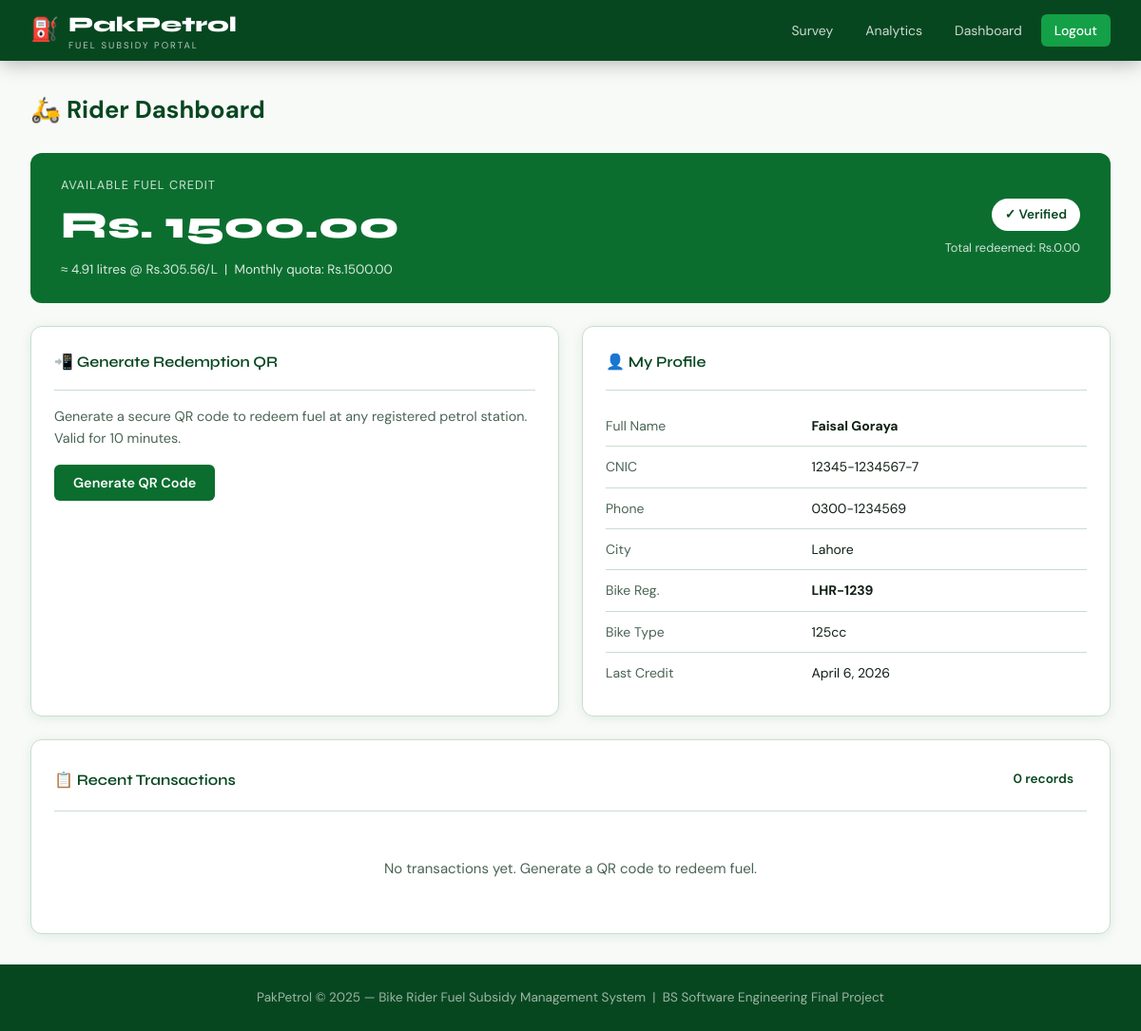
Page /rider/ (signed in) on the committed database.
### Maddy/models.py (models this page shows, shortened)
class CreditAccount(models.Model):
    bike_user = models.OneToOneField(BikeUser, on_delete=models.CASCADE, related_name='credit_account')
    balance = models.DecimalField(max_digits=10, decimal_places=2, default=0.00)
    monthly_quota = models.DecimalField(max_digits=10, decimal_places=2, default=1500.00)
    total_credited = models.DecimalField(max_digits=12, decimal_places=2, default=0.00)
    total_redeemed = models.DecimalField(max_digits=12, decimal_places=2, default=0.00)
    last_reset = models.DateField(null=True, blank=True)
    created_at = models.DateTimeField(auto_now_add=True)
    updated_at = models.DateTimeField(auto_now=True)

class FuelPrice(models.Model):
    FUEL_TYPES = [('petrol', 'Petrol'), ('diesel', 'Diesel'), ('cng', 'CNG')]
    fuel_type = models.CharField(max_length=20, choices=FUEL_TYPES, default='petrol')
    price_per_litre = models.DecimalField(max_digits=8, decimal_places=2)
    effective_date = models.DateField(default=timezone.now)
    updated_by = models.ForeignKey(User, on_delete=models.SET_NULL, null=True)
    created_at = models.DateTimeField(auto_now_add=True)
    class Meta:
        ordering = ['-effective_date']
    @classmethod
    def current_price(cls, fuel_type='petrol'):
        obj = cls.objects.filter(fuel_type=fuel_type).first()
        return obj.price_per_litre if obj else 300.00

class BikeUser(models.Model):
    BIKE_TYPES = [('100cc', '100cc'), ('125cc', '125cc'), ('150cc', '150cc'), ('other', 'Other')]
    user = models.OneToOneField(User, on_delete=models.CASCADE, related_name='bike_profile')
    cnic = models.CharField(max_length=15, unique=True, help_text="Format: 12345-1234567-1")
    full_name = models.CharField(max_length=150)
    phone = models.CharField(max_length=15)
    city = models.ForeignKey(City, on_delete=models.SET_NULL, null=True)
    bike_registration = models.CharField(max_length=20, unique=True, help_text="e.g. LHR-1234")
    bike_type = models.CharField(max_length=10, choices=BIKE_TYPES, default='125cc')
    is_verified = models.BooleanField(default=False)
    is_active = models.BooleanField(default=True)
    registered_at = models.DateTimeField(auto_now_add=True)
    def get_or_create_account(self):
        account, _ = CreditAccount.objects.get_or_create(bike_user=self)
        return account

class City(models.Model):
    name = models.CharField(max_length=100)
    def __str__(self):
        return self.name
    class Meta:
        verbose_name_plural = "Cities"

### Maddy/views.py (the view)
# urls.py: path('rider/', views.rider_dashboard, name='rider_dashboard'),
@login_required
def rider_dashboard(request):
    if not hasattr(request.user, 'bike_profile'):
        return redirect('dashboard')
    rider = request.user.bike_profile
    account = rider.get_or_create_account()
    recent_txns = rider.transactions.filter(status='success').order_by('-created_at')[:10]
    current_price = FuelPrice.current_price()
    litres_available = float(account.balance) / float(current_price) if current_price else 0
    QRToken.objects.filter(bike_user=rider, status='active', expires_at__lt=timezone.now()).update(status='expired')
    return render(request, 'rider_dashboard.html', {
        'rider': rider, 'account': account, 'recent_txns': recent_txns,
        'current_price': current_price, 'litres_available': round(litres_available, 2),
    })

### templates/rider_dashboard.html (shortened to what this page needs)
{% extends 'base.html' %}
{% block content %}
<div class="dashboard-container">
  <div class="page-title">🛵 Rider Dashboard</div>
  <div class="balance-display">
    <div>
      <div class="label">Available Fuel Credit</div>
      <div class="amount">Rs. {{ account.balance }}</div>
      <div class="balance-meta">≈ {{ litres_available }} litres @ Rs.{{ current_price }}/L &nbsp;|&nbsp; Monthly quota: Rs.{{ account.monthly_quota }}</div>
    </div>
    <div style="text-align:right;">
      {% if rider.is_verified %}
        <span class="badge badge-success">✓ Verified</span>
      {% else %}
        <span class="badge badge-warning">⏳ Pending Verification</span>
      {% endif %}
      <div style="font-size:0.8rem;opacity:0.8;margin-top:8px;">Total redeemed: Rs.{{ account.total_redeemed }}</div>
    </div>
  </div>
  <div class="grid-2">
    <div class="card">
      <div class="card-header">
        <h3>📲 Generate Redemption QR</h3>
      </div>
      {% if rider.is_verified %}
        <div id="qr-section">
          <p class="text-muted mb-2" style="font-size:0.9rem;">Generate a secure QR code to redeem fuel at any registered petrol station. Valid for 10 minutes.</p>
          <button class="btn btn-primary" onclick="generateQR()" id="gen-btn">
            Generate QR Code
          </button>
        </div>
      {% else %}
        <div style="text-align:center;padding:2rem;color:var(--text-muted);">
          <div style="font-size:3rem;">⏳</div>
          <p>Your account is under review.<br>Admin will verify your CNIC and bike registration shortly.</p>
        </div>
      {% endif %}
    </div>
    <div class="card">
      <div class="card-header"><h3>👤 My Profile</h3></div>
      <table style="font-size:0.875rem;">
        <tr><td class="text-muted" style="padding:8px 0;width:40%;">Full Name</td><td><strong>{{ rider.full_name }}</strong></td></tr>
        <tr><td class="text-muted" style="padding:8px 0;">CNIC</td><td>{{ rider.cnic }}</td></tr>
        <tr><td class="text-muted" style="padding:8px 0;">Phone</td><td>{{ rider.phone }}</td></tr>
        <tr><td class="text-muted" style="padding:8px 0;">City</td><td>{{ rider.city }}</td></tr>
        <tr><td class="text-muted" style="padding:8px 0;">Bike Reg.</td><td><strong>{{ rider.bike_registration }}</strong></td></tr>
        <tr><td class="text-muted" style="padding:8px 0;">Bike Type</td><td>{{ rider.bike_type }}</td></tr>
        <tr><td class="text-muted" style="padding:8px 0;">Last Credit</td><td>{{ account.last_reset|default:"Not yet credited" }}</td></tr>
      </table>
    </div>
  </div>
  <div class="card mt-3">
    <div class="card-header">
      <h3>📋 Recent Transactions</h3>
      <span class="badge badge-info">{{ recent_txns|length }} records</span>
    </div>
    {% if recent_txns %}
      <div class="table-wrap">
        <table>
          <thead><tr>
            <th>Transaction ID</th><th>Station</th><th>City</th>
            <th>Litres</th><th>Amount</th><th>Balance After</th><th>Date</th>
          </tr></thead>
          <tbody>
            {% for txn in recent_txns %}
            <tr>
              <td><code style="font-size:0.8rem;">{{ txn.transaction_id|stringformat:'s'|slice:':12'|upper }}</code></td>
              <td>{{ txn.station.name }}</td>
              <td>{{ txn.station.city }}</td>
              <td>{{ txn.litres_dispensed }}L</td>
              <td>Rs. {{ txn.amount_deducted }}</td>
              <td>Rs. {{ txn.balance_after }}</td>
              <td>{{ txn.created_at|date:"d M Y H:i" }}</td>
            </tr>
            {% endfor %}
          </tbody>
        </table>
      </div>
    {% else %}
      <p class="text-muted text-center" style="padding:2rem;">No transactions yet. Generate a QR code to redeem fuel.</p>
    {% endif %}
  </div>
</div>
{% endblock %}

### static/css/style.css (style rules this page uses)
:root { --green: #0b6e2f; --green-light: #13a047; --green-dark: #074720; --green-pale: #e8f5ed; --white: #f8faf8; --white-pure: #ffffff; --text: #0f1f14; --text-muted: #4a6455; --border: #c8dece; --amber: #d97706; --red: #dc2626; --shadow: 0 2px 12px rgba(11,110,47,0.10); --radius: 12px; --radius-sm: 8px; }
* { margin: 0; padding: 0; box-sizing: border-box; }
body { font-family: 'DM Sans', sans-serif; background: var(--white); color: var(--text); min-height: 100vh; font-size: 15px; line-height: 1.6; }
h1,h2,h3,h4 { font-family: 'Syne', sans-serif; }
.card { background: var(--white-pure); border: 1px solid var(--border); border-radius: var(--radius); padding: 1.5rem; box-shadow: var(--shadow); }
.card-header { padding-bottom: 1rem; margin-bottom: 1rem; border-bottom: 1px solid var(--border); display: flex; align-items: center; justify-content: space-between; }
.card-header h3 { font-size: 1rem; font-weight: 600; color: var(--green-dark); }
.btn { display: inline-flex; align-items: center; gap: 8px; padding: 10px 20px; border-radius: var(--radius-sm); font-family: 'DM Sans', sans-serif; font-size: 0.9rem; font-weight: 500; border: none; cursor: pointer; text-decoration: none; transition: all 0.2s; }
.btn-primary { background: var(--green); color: #fff; }
table { width: 100%; border-collapse: collapse; font-size: 0.875rem; }
table td { padding: 10px 14px; border-bottom: 1px solid var(--border); color: var(--text); }
table tbody tr:last-child td { border-bottom: none; }
.badge { display: inline-block; padding: 3px 10px; border-radius: 20px; font-size: 0.75rem; font-weight: 600; }
.badge-success { background: #dcfce7; color: #166534; }
.badge-info { background: #dbeafe; color: #1e40af; }
.dashboard-container { max-width: 1200px; margin: 0 auto; padding: 2rem; }
.grid-2 { display: grid; grid-template-columns: 1fr 1fr; gap: 1.5rem; }
.page-title { font-size: 1.6rem; font-weight: 700; margin-bottom: 1.5rem; color: var(--green-dark); display: flex; align-items: center; gap: 10px; }
.balance-display { background: var(--green); color: #fff; border-radius: var(--radius); padding: 1.5rem 2rem; display: flex; align-items: center; justify-content: space-between; margin-bottom: 1.5rem; }
.balance-display .amount { font-family: 'Syne', sans-serif; font-size: 2.5rem; font-weight: 800; }
.balance-display .label { font-size: 0.8rem; opacity: 0.8; text-transform: uppercase; letter-spacing: 1px; }
.balance-meta { font-size: 0.85rem; opacity: 0.85; margin-top: 4px; }
.text-muted { color: var(--text-muted); }
.text-center { text-align: center; }
.mt-3 { margin-top: 1.5rem; }
.mb-2 { margin-bottom: 1rem; }
.badge { padding: 6px 14px; background: #fff; color: var(--green-dark); border-radius: 20px; font-weight: 600; font-size: 0.85rem; }
.btn-primary, .btn-secondary { padding: 10px 20px; border: none; border-radius: 6px; cursor: pointer; font-weight: 600; transition: all 0.2s; font-size: 0.9rem; }

### rows in the picture
CreditAccount: balance "1500.00", monthly_quota "1500.00", total_redeemed "0.00", last_reset "April 6, 2026"
FuelPrice: price_per_litre "305.56"
BikeUser: full_name "Faisal Goraya", cnic "12345-1234567-7", phone "0300-1234569", city "Lahore", bike_registration "LHR-1239", bike_type "125cc"

### other values in the picture
{{ litres_available }} "4.91"
{{ recent_txns|length }} "0"
